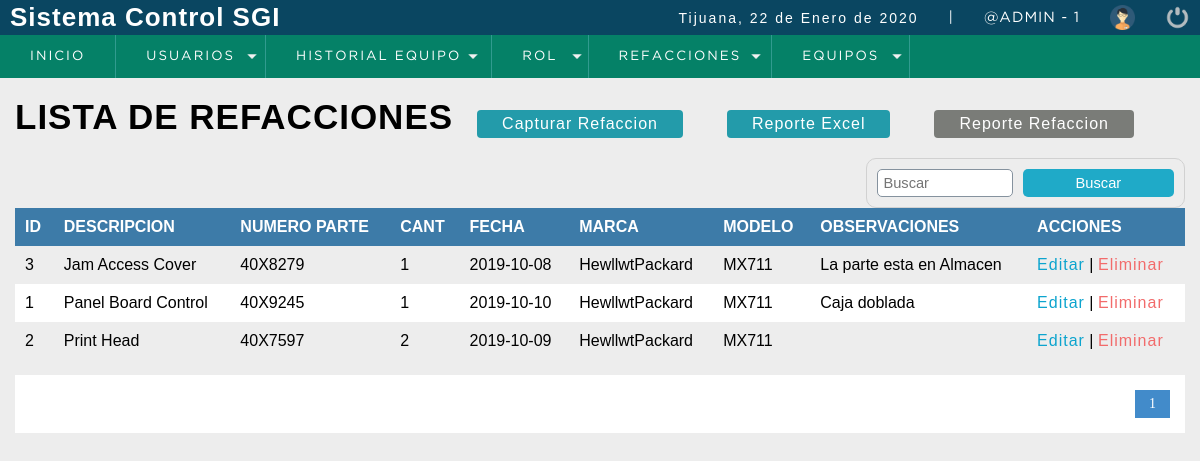
Screenshot of /sistema/lista_refaccion.php (signed in) with the database file from the repository.
### tables this page shows
CREATE TABLE t_Refaccion
(
  id_refaccion INTEGER UNSIGNED PRIMARY KEY AUTO_INCREMENT,
  descripcion VARCHAR(80) NOT NULL,
  num_parte VARCHAR(45) UNIQUE NOT NULL,
  existencia tinyint DEFAULT 1,
  fecha DATE NOT NULL,
  id_marca INTEGER UNSIGNED NOT NULL,
  id_modelo INTEGER UNSIGNED NOT NULL,
  observaciones TEXT NULL,
  FOREIGN KEY(id_marca) REFERENCES t_Marca(id_marca)
    ON DELETE RESTRICT ON UPDATE CASCADE,
  FOREIGN KEY(id_modelo) REFERENCES t_Modelo(id_modelo)
    ON DELETE RESTRICT ON UPDATE CASCADE    
);

CREATE TABLE t_Marca
(
  id_marca INTEGER UNSIGNED PRIMARY KEY AUTO_INCREMENT,
  descripcion VARCHAR(80) NOT NULL
);

CREATE TABLE t_Modelo
(
  id_modelo INTEGER UNSIGNED PRIMARY KEY AUTO_INCREMENT,
  descripcion VARCHAR(80) NOT NULL
);

### conexion.php (called while the page is built, shortened)
<?php
  class Conexion
  {
    private static $host = 'localhost';
    private static $user = 'servicios';
    private static $password = 'pcnay2003';
    private static $db_name = 'ordenservicios';
    private static $db_charset = 'uft8';
    public $conexion;
    public $query;
    public $rows = array();
    public function db_open()
    {
      $this->conexion = new mysqli(self::$host,
      self::$user,
      self::$password,
      self::$db_name);
      $this->conexion->set_charset(self::$db_charset);
    }
    public function get_query()
    {
      $result = $this->conexion->query($this->query);
      while ($this->rows[] = $result->fetch_assoc() );
      array_pop($this->rows);
      $datos2 = array();
      if (!empty($this->rows))
      {
        foreach ($this->rows as $nombreCampo => $contenidoCampo)
        {
          array_push($datos2,$contenidoCampo);
        }
      }
      return $datos2;
    }
  }
?>

### sistema/lista_refaccion.php (the view, shortened to what this page needs)
<?php
  include "../conexion.php"
?>
<!DOCTYPE html>
<html lang="en">
<head>
	<?php include "include/scripts.php"; ?>
</head>
<body>
	<?php include "include/header.php" ?>
	<section id="container">
		<h1>LISTA DE REFACCIONES</h1>
    <a href="registrar_refaccion.php" class="btn_new">Capturar Refaccion</a>
    <a href="rep_excel_refacc.php" class="btn_new">Reporte Excel</a>
    <a href="reporte_refaccion.php" target="_blank" class="btn_reporte">Reporte Refaccion</a>
    <form action="buscar_refaccion.php" method="get" class="form_search">
      <input type="text" name ="busqueda" id = "busqueda" placeholder = "Buscar" >
      <input type="submit" value="Buscar" class = "btn_search">
    </form>
    <table>
      <tr>
        <th>ID</th>
        <th>DESCRIPCION</th>
        <th>NUMERO PARTE</th>
        <th>CANT</th>
        <th>FECHA</th>
        <th>MARCA</th>
        <th>MODELO</th>
        <th>OBSERVACIONES</th>
        <th>ACCIONES</th>
      </tr>
      <?php
        $conectar = new Conexion();
        $conectar->query = "SELECT COUNT(*) AS total_registro FROM t_Refaccion ";
        $datos = $conectar->get_query();
        $total_registro = $datos[0]['total_registro'];
        $por_pagina = 15;
        if (empty ($_GET['pagina']))
        {
          $pagina = 1;
        }
        else
        {
          $pagina = $_GET['pagina'];
        }
        $desde = ($pagina-1)*$por_pagina;
        $total_paginas = ceil($total_registro/$por_pagina);
          $consulta = new Conexion();
          $consulta->query = "SELECT r.id_refaccion,r.descripcion,r.num_parte,r.existencia,r.fecha,r.id_marca,r.id_modelo,marca.descripcion AS mar_descripcion,modelo.descripcion AS mod_descripcion,r.observaciones
          FROM t_Refaccion r
          INNER JOIN t_Marca AS marca ON r.id_marca = marca.id_marca
          INNER JOIN t_Modelo AS modelo ON r.id_modelo = modelo.id_modelo
          ORDER BY r.descripcion ASC LIMIT $desde,$por_pagina";
          $datos2 = $consulta->get_query();
          for ($n=0;$n<count($datos2);$n++)
          {
       ?>
            <tr>
              <td><?php echo $datos2[$n]['id_refaccion']; ?></td>
              <td><?php echo $datos2[$n]['descripcion']; ?></td>
              <td><?php echo $datos2[$n]['num_parte']; ?></td>
              <td><?php echo $datos2[$n]['existencia']; ?></td>
              <td><?php echo $datos2[$n]['fecha']; ?></td>
              <td><?php echo $datos2[$n]['mar_descripcion']; ?></td>
              <td><?php echo $datos2[$n]['mod_descripcion']; ?></td>
              <td><?php echo $datos2[$n]['observaciones']; ?></td>
              <td>
                <a class="link_edit" href="editar_refaccion.php?id=<?php echo $datos2[$n]['id_refaccion']; ?>">Editar</a>
                |
                <a class="link_delete" href="eliminar_refaccion.php?id=<?php echo $datos2[$n]['id_refaccion']; ?>">Eliminar</a>
              </td>
            </tr>
      <?php
          }
      ?>
    </table>
    <div class="paginador">
      <ul>
        <?php
          for ($i=1;$i<=$total_paginas;$i++)
          {
            if ($i == $pagina)
            {
              echo '<li class="pageSelected">'.$i.'</li>';
            }
            else
            {
              echo '<li><a href="?pagina='.$i.'">'.$i.'</a></li>';
            }
          }
        ?>
      </ul>
    </div>
	</section>
</body>
</html>

### sistema/css/style.css (style rules this page uses)
* { margin: 0; padding: 0; box-sizing: border-box; }
body { background: #ededed; }
h1, h2, h3, h4, h5, h6 { font-family: 'arial'; font-weight: bold; letter-spacing: 1px; }
h1 { font-size: 26px; }
a { text-decoration: none; font-family: arial; letter-spacing: 1px; }
#container { padding: 90px 15px 15px; }
form { background:#FFF; margin:auto; padding:20px 50px; border:1px solid #d1d1d1; }
input, select { display:block; width:100%; font-size:11pt; padding:5px; border:1px solid #85929e; border-radius:5px; }
#container h1 { font-size:35px; display:inline-block; }
.btn_new { display:inline-block; background:#239baa; color:#FFF; padding:5px 25px; border-radius:4px; margin:20px; }
.btn_reporte { display:inline-block; background:#7a7c78; color:#FFF; padding:5px 25px; border-radius:4px; margin:20px; }
table { border-collapse:collapse; font-size:12pt; font-family:'Arial'; width:100%; }
table th { text-align:left; padding:10px; background:#3d7ba8; color:#FFF; }
table tr:nth-child(odd) { background:#FFF; }
table td { padding:10px; }
.link_edit { color:#0ca4ce; }
.link_delete { color:#f26b6b; }
.paginador ul { padding:15px; list-style:none; background:#fff; margin-top:15px; display: -webkit-flex; display: -moz-flex; display: -ms-flex; display: -o-flex; display: flex; justify-content:flex-end; }
.paginador a, .pageSelected { color:#428bca; border:1px solid #ddd; padding:5px; display:inline-block; font-size:14px; text-align:center; width:35px; }
.pageSelected { color:#FFF; background:#428bca; border:1px solid #428bca; }
.form_search { display: -webkit-flex; display: -moz-flex; display: -ms-flex; display: -o-flex; display: flex; float:right; background:initial; padding:10px; border-radius:10px; }
.form_search .btn_search { background:#1faac8; color:#fff; padding:0 20px; border:0; cursor:pointer; margin-left:10px; }

### rows the page displays
t_refaccion: id_refaccion "3", descripcion "Jam Access Cover", num_parte "40X8279", existencia "1", fecha "2019-10-08", id_marca.descripcion "HewllwtPackard", id_modelo.descripcion "MX711", observaciones "La parte esta en Almacen"
t_refaccion: id_refaccion "1", descripcion "Panel Board Control", num_parte "40X9245", existencia "1", fecha "2019-10-10", id_marca.descripcion "HewllwtPackard", id_modelo.descripcion "MX711", observaciones "Caja doblada"
t_refaccion: id_refaccion "2", descripcion "Print Head", num_parte "40X7597", existencia "2", fecha "2019-10-09", id_marca.descripcion "HewllwtPackard", id_modelo.descripcion "MX711"

### other values shown
fechaC() "22 de Enero de 2020"
$_SESSION['usuario'] "@ADMIN"
$_SESSION['id_rol'] "1"
